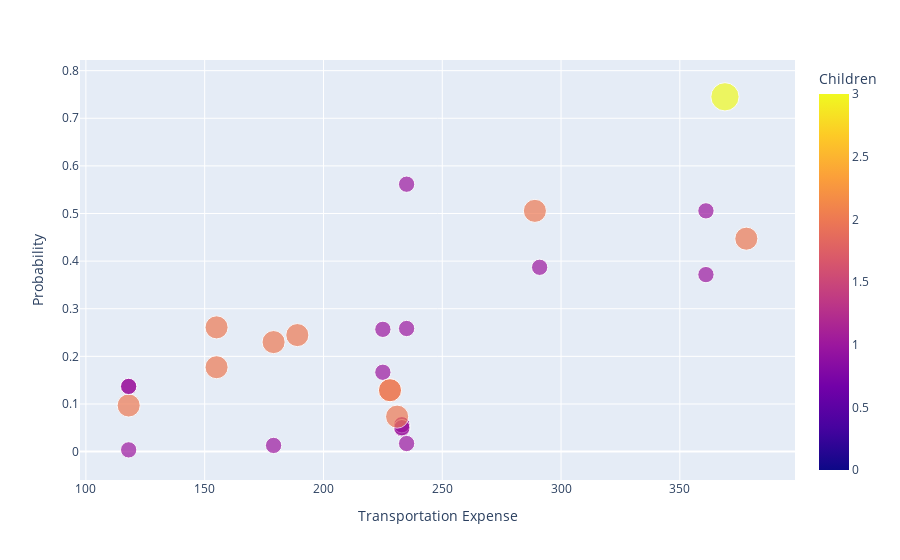

Here is the notebook cell this chart was saved with:
### Code cell
import plotly.express as px
# result['Children'] = result['Children'].astype('category')
# result['Children'] = result['Children'].cat.as_ordered()

scatter_fig = px.scatter(result, x = 'Transportation Expense', y = 'Probability', 
                     color='Children', size='Children',
                     hover_name='Children')
scatter_fig.show()

### Figure 1 — Plotly figure (JSON) as saved in the notebook; plotly's stock layout.template omitted (floating-point values rounded to 4 significant figures)
{"data": [{"hovertemplate": "<b>%{hovertext}</b><br><br>Transportation Expense=%{x}<br>Probability=%{y}<br>Children=%{marker.color}<extra></extra>", "hovertext": [0, 1, 2, 2, 2, 1, 2, 0, 0, 0, 2, 1, 1, 0, 1, 0, 1, 0, 1, 0, 0, 1, 0, 0, 1, 1, 1, 2, 0, 2, 2, 0, 1, 1, 3, 2, 1, 1, 2, 1], "legendgroup": "", "marker": {"color": [0, 1, 2, 2, 2, 1, 2, 0, 0, 0, 2, 1, 1, 0, 1, 0, 1, 0, 1, 0, 0, 1, 0, 0, 1, 1, 1, 2, 0, 2, 2, 0, 1, 1, 3, 2, 1, 1, 2, 1], "coloraxis": "coloraxis", "size": [0, 1, 2, 2, 2, 1, 2, 0, 0, 0, 2, 1, 1, 0, 1, 0, 1, 0, 1, 0, 0, 1, 0, 0, 1, 1, 1, 2, 0, 2, 2, 0, 1, 1, 3, 2, 1, 1, 2, 1], "sizemode": "area", "sizeref": 0.0075, "symbol": "circle"}, "mode": "markers", "name": "", "orientation": "v", "showlegend": false, "type": "scatter", "x": [179, 361, 155, 179, 155, 225, 118, 179, 118, 118, 378, 118, 233, 179, 235, 268, 118, 179, 291, 179, 118, 233, 118, 118, 233, 235, 233, 228, 118, 228, 189, 118, 361, 225, 369, 289, 235, 118, 231, 179], "xaxis": "x", "y": [0.1331, 0.3717, 0.2609, 0.2299, 0.1772, 0.1666, 0.09683, 0.1331, 0.1244, 0.07977, 0.4471, 0.1369, 0.04774, 0.1331, 0.01691, 0.04505, 0.1369, 0.08564, 0.387, 0.08988, 0.1303, 0.0564, 0.08374, 0.08374, 0.0564, 0.5616, 0.05021, 0.1289, 0.1303, 0.1289, 0.2446, 0.1303, 0.5056, 0.2568, 0.7451, 0.5055, 0.2585, 0.003592, 0.07338, 0.01292], "yaxis": "y"}], "layout": {"coloraxis": {"colorbar": {"title": {"text": "Children"}}, "colorscale": [[0, "#0d0887"], [0.1111, "#46039f"], [0.2222, "#7201a8"], [0.3333, "#9c179e"], [0.4444, "#bd3786"], [0.5556, "#d8576b"], [0.6667, "#ed7953"], [0.7778, "#fb9f3a"], [0.8889, "#fdca26"], [1, "#f0f921"]]}, "legend": {"itemsizing": "constant", "tracegroupgap": 0}, "margin": {"t": 60}, "xaxis": {"anchor": "y", "domain": [0, 1], "title": {"text": "Transportation Expense"}}, "yaxis": {"anchor": "x", "domain": [0, 1], "title": {"text": "Probability"}}}}
